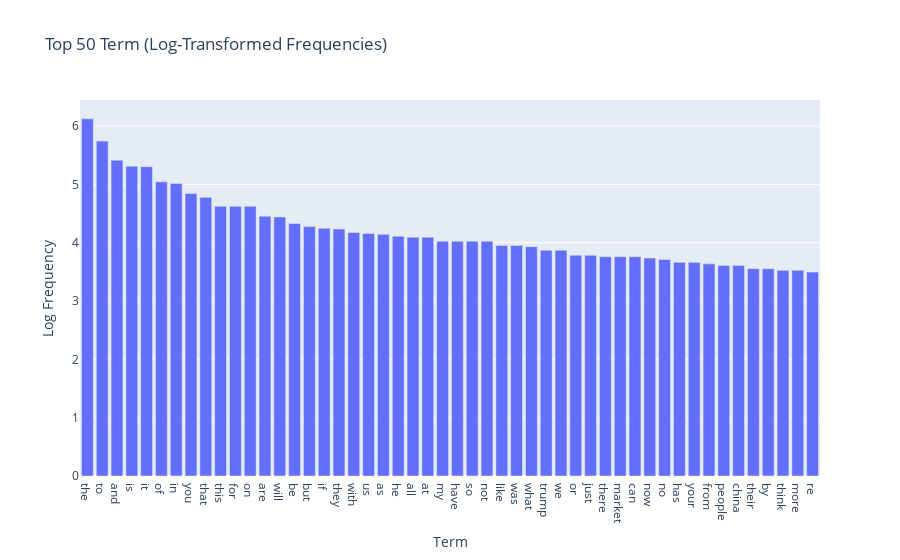

This figure's notebook cell:
### Code cell
#Applying log transformation to the above visualisation
term_freq = np.asarray(df_subset_counts.sum(axis=0)).ravel()
term_freq_log = np.log1p(term_freq)

top_terms_index = term_freq.argsort()[::-1][:50]

top_terms = count_vect.get_feature_names_out()[top_terms_index]
top_counts = term_freq_log[top_terms_index]

fix2 = px.bar(
    x = top_terms,
    y = top_counts,
    labels = {'x': 'Term', 'y':'Log Frequency'},
    title = f'Top 50 Term (Log-Transformed Frequencies)'
)

fix2.show()

### Figure 1 — Plotly figure (JSON) as saved in the notebook; plotly's stock layout.template omitted (floating-point values rounded to 4 significant figures)
{"data": [{"hovertemplate": "Term=%{x}<br>Log Frequency=%{y}<extra></extra>", "legendgroup": "", "marker": {"color": "#636efa", "pattern": {"shape": ""}}, "name": "", "orientation": "v", "showlegend": false, "textposition": "auto", "type": "bar", "x": ["the", "to", "and", "is", "it", "of", "in", "you", "that", "this", "for", "on", "are", "will", "be", "but", "if", "they", "with", "us", "as", "he", "all", "at", "my", "have", "so", "not", "like", "was", "what", "trump", "we", "or", "just", "there", "market", "can", "now", "no", "has", "your", "from", "people", "china", "their", "by", "think", "more", "re"], "xaxis": "x", "y": [6.125, 5.743, 5.416, 5.313, 5.303, 5.043, 5.017, 4.844, 4.779, 4.625, 4.625, 4.625, 4.454, 4.443, 4.331, 4.277, 4.248, 4.234, 4.174, 4.159, 4.143, 4.111, 4.094, 4.094, 4.025, 4.025, 4.025, 4.025, 3.951, 3.951, 3.932, 3.871, 3.871, 3.784, 3.784, 3.761, 3.761, 3.761, 3.738, 3.714, 3.664, 3.664, 3.638, 3.611, 3.611, 3.555, 3.555, 3.526, 3.526, 3.497], "yaxis": "y"}], "layout": {"barmode": "relative", "legend": {"tracegroupgap": 0}, "title": {"text": "Top 50 Term (Log-Transformed Frequencies)"}, "xaxis": {"anchor": "y", "domain": [0, 1], "title": {"text": "Term"}}, "yaxis": {"anchor": "x", "domain": [0, 1], "title": {"text": "Log Frequency"}}}}
